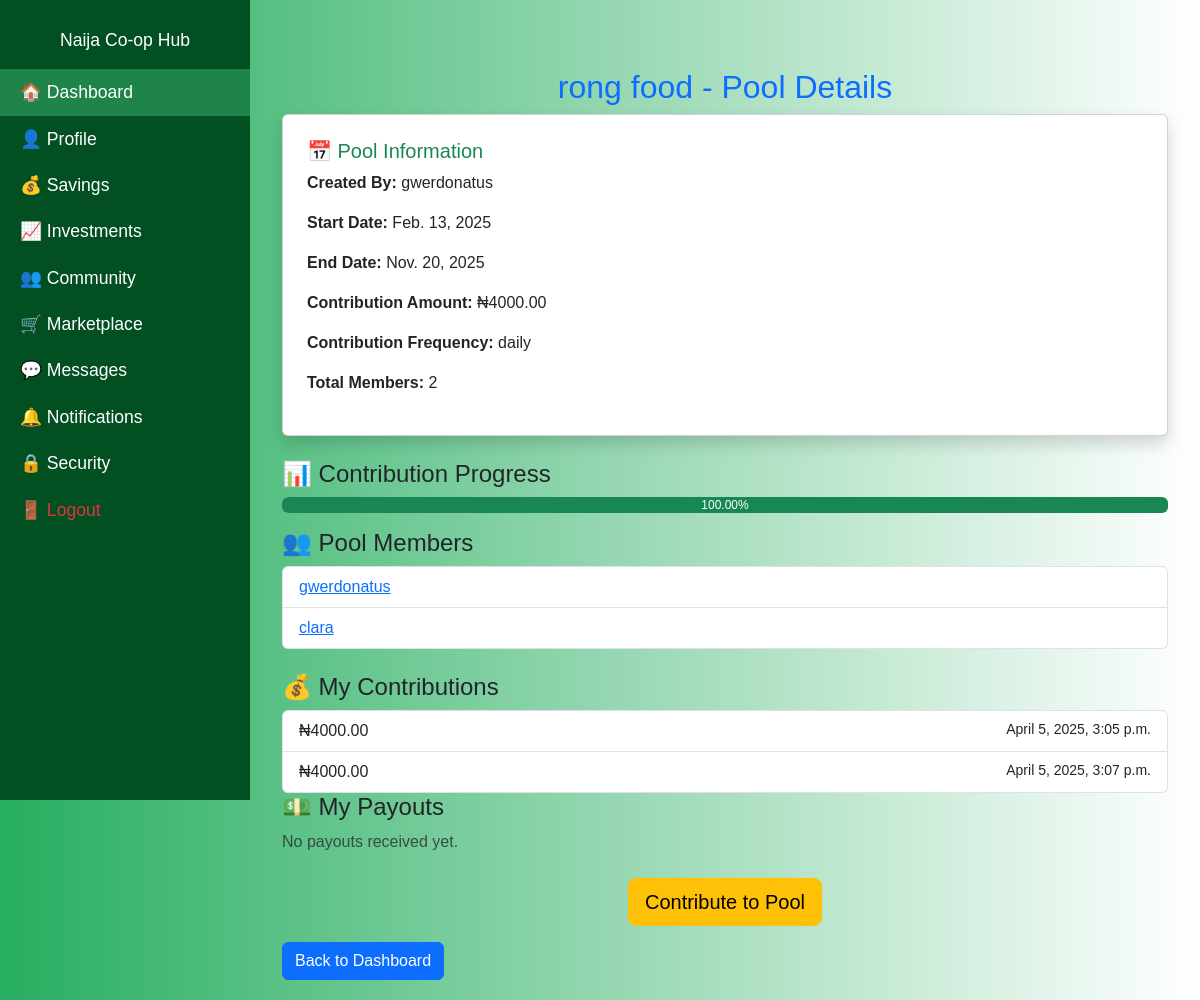
The app's page /adashe/pool/7/ (signed in) with its own data.
### adashe/models.py (models this page shows, shortened)
class SavingsPool(models.Model):
    name = models.CharField(max_length=255)
    created_by = models.ForeignKey(User, on_delete=models.CASCADE, related_name="created_pools")
    created_at = models.DateTimeField(auto_now_add=True)  # Automatically set when pool is created
    members = models.ManyToManyField(User, related_name="joined_pools", blank=True)
    contribution_amount = models.DecimalField(max_digits=10, decimal_places=2, validators=[MinValueValidator(1.00)])
    contribution_frequency = models.CharField(
        max_length=50,
        choices=[('daily', 'Daily'), ('weekly', 'Weekly'), ('monthly', 'Monthly')]
    )
    payout_order = models.ManyToManyField(User, related_name="payout_orders", blank=True)
    start_date = models.DateField()
    end_date = models.DateField()
    is_active = models.BooleanField(default=True)

class Contribution(models.Model):
    user = models.ForeignKey(User, on_delete=models.CASCADE)
    savings_pool = models.ForeignKey(SavingsPool, on_delete=models.CASCADE)
    amount = models.DecimalField(max_digits=10, decimal_places=2, validators=[MinValueValidator(1.00)])
    date_contributed = models.DateTimeField(auto_now_add=True)
    is_missed = models.BooleanField(default=False)  # Tracks if a user missed a contribution

### adashe/views.py (the view)
# urls.py: path('pool/<int:pool_id>/', views.pool_details, name='pool_details'),
def pool_details(request, pool_id):
    pool = get_object_or_404(SavingsPool, id=pool_id)
    user_contributions = Contribution.objects.filter(savings_pool=pool, user=request.user)
    user_payouts = Payout.objects.filter(savings_pool=pool, user=request.user)
    total_expected_contributions = pool.members.count() * pool.contribution_amount
    total_actual_contributions = Contribution.objects.filter(savings_pool=pool).aggregate(total=models.Sum('amount'))['total'] or 0
    contribution_progress = (total_actual_contributions / total_expected_contributions * 100) if total_expected_contributions > 0 else 0
    context = {
        'pool': pool,
        'user_contributions': user_contributions,
        'user_payouts': user_payouts,
        'contribution_progress': round(contribution_progress, 2),
    }
    return render(request, 'adashe/pool_details.html', context)

### chat/context_processors.py (called while the page is built)
def unread_messages(request):
    if request.user.is_authenticated:
        return {'unread_count': Message.objects.filter(receiver=request.user, is_read=False).count()}
    return {}

### notifications/context_processors.py (called while the page is built)
def notifications_processor(request):
    if request.user.is_authenticated:
        notifications = Notification.objects.filter(recipient=request.user, is_read=False)
    else:
        notifications = Notification.objects.none()  # returns an empty QuerySet
    return {
        'notification_count': notifications.count()
    }

### payments/context_processors.py (called while the page is built)
def wallet_balance(request):
    if request.user.is_authenticated:
        try:
            balance = Wallet.objects.get(user=request.user).balance
        except Wallet.DoesNotExist:
            balance = 0.00
        return {"wallet_balance": balance}
    return {}

### adashe/templates/adashe/pool_details.html (shortened to what this page needs)
{% extends "base.html" %}
{% block content %}
<div class="container mt-5">
    <h2 class="text-center text-primary">{{ pool.name }} - Pool Details</h2>
    <div class="card shadow p-4 mb-4">
        <h5 class="card-title text-success">📅 Pool Information</h5>
        <p><strong>Created By:</strong> {{ pool.created_by.username }}</p>
        <p><strong>Start Date:</strong> {{ pool.start_date }}</p>
        <p><strong>End Date:</strong> {{ pool.end_date }}</p>
        <p><strong>Contribution Amount:</strong> ₦{{ pool.contribution_amount }}</p>
        <p><strong>Contribution Frequency:</strong> {{ pool.contribution_frequency }}</p>
        <p><strong>Total Members:</strong> {{ pool.members.count }}</p>
    </div>
    <h4>📊 Contribution Progress</h4>
    <div class="progress mb-3">
        <div class="progress-bar bg-success" role="progressbar"
             style="width: {{ contribution_progress }}%;"
             aria-valuenow="{{ contribution_progress }}"
             aria-valuemin="0" aria-valuemax="100">
            {{ contribution_progress }}%
        </div>
    </div>
    <h4>👥 Pool Members</h4>
    <ul class="list-group mb-4">
        {% for member in pool.members.all %}
        <li class="list-group-item">
            <a href="{% url 'profile_view' username=member.username %}">
                {{ member.username }}
            </a>
        </li>
        {% empty %}
        <li class="list-group-item text-muted">No members yet.</li>
        {% endfor %}
    </ul>
    <h4>💰 My Contributions</h4>
    {% if user_contributions %}
        <ul class="list-group">
            {% for contribution in user_contributions %}
            <li class="list-group-item d-flex justify-content-between">
                <span>₦{{ contribution.amount }}</span>
                <small>{{ contribution.date_contributed }}</small>
            </li>
            {% endfor %}
        </ul>
    {% else %}
        <p class="text-muted">No contributions made yet.</p>
    {% endif %}
    <h4>💵 My Payouts</h4>
    {% if user_payouts %}
        <ul class="list-group">
            {% for payout in user_payouts %}
            <li class="list-group-item d-flex justify-content-between">
                <span>₦{{ payout.amount }} {% if payout.is_completed %}✅{% else %}⏳{% endif %}</span>
                <small>{{ payout.date_paid }}</small>
            </li>
            {% endfor %}
        </ul>
    {% else %}
        <p class="text-muted">No payouts received yet.</p>
    {% endif %}
    {% if request.user in pool.members.all %}
        <div class="text-center mt-4">
            <a href="{% url 'contribute_to_pool' pool.id %}" class="btn btn-warning btn-lg">
                Contribute to Pool
            </a>
        </div>
    {% else %}
        <p class="text-muted text-center">Join the pool to start contributing.</p>
    {% endif %}
    <a href="{% url 'dashboard' %}" class="btn btn-primary mt-3">Back to Dashboard</a>
</div>
{% endblock %}

### templates/base.html (style rules this page uses)
body { background: linear-gradient(to right, #27ae60, #ffffff); font-family: Arial, sans-serif; }

### records on screen
SavingsPool: name "rong food", created_by.username "gwerdonatus", start_date "Feb. 13, 2025", end_date "Nov. 20, 2025", contribution_amount "4000.00", contribution_frequency "daily", members.count "2"
Contribution: amount "4000.00", date_contributed "April 5, 2025, 3:05 p.m."
Contribution: amount "4000.00", date_contributed "April 5, 2025, 3:07 p.m."

### other values on screen
{{ contribution_progress }} "100.00"
{{ member.username }} "gwerdonatus"
{{ member.username }} "clara"
